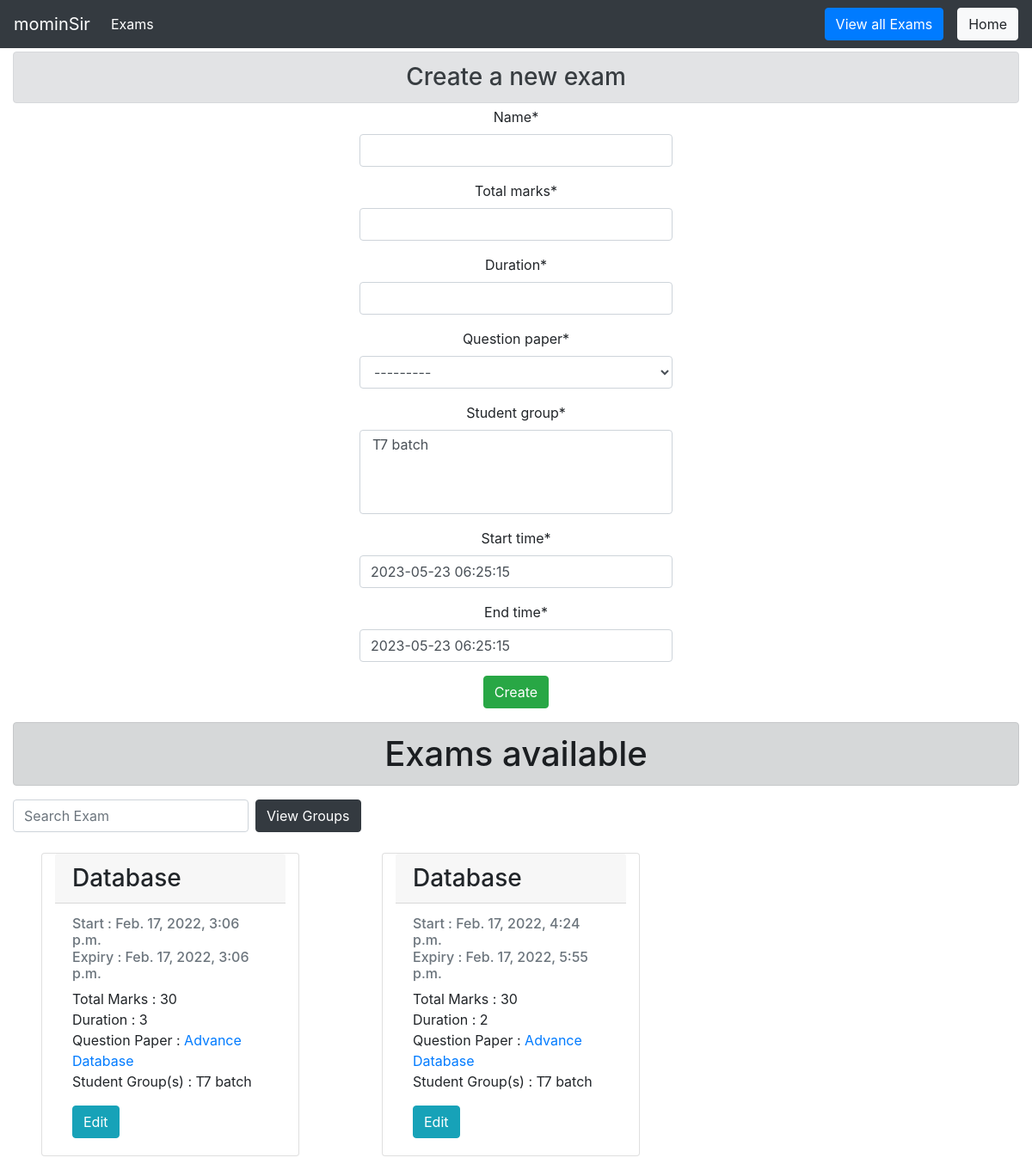
The app's page /prof/exams (signed in) with its own data.
### main/models/exam.py (models this page shows, shortened)
class Exam_Model(models.Model):
    professor = models.ForeignKey(User, limit_choices_to={'groups__name': "Professor"}, on_delete=models.CASCADE)
    name = models.CharField(max_length=50)
    total_marks = models.IntegerField()
    duration = models.IntegerField()
    question_paper = models.ForeignKey(Question_Paper, on_delete=models.CASCADE, related_name='exams')
    student_group = models.ManyToManyField(Special_Students, related_name='exams')
    start_time = models.DateTimeField(default=datetime.now())
    end_time = models.DateTimeField(default=datetime.now())

### main/models/question_paper.py (models this page shows)
class Question_Paper(models.Model):
    professor = models.ForeignKey(User, limit_choices_to={'groups__name': "Professor"}, on_delete=models.CASCADE)
    qPaperTitle = models.CharField(max_length=100)
    questions = models.ManyToManyField(Question_DB)
    def __str__(self):
        return f' Question Paper Title :- {self.qPaperTitle}\n'

### main/models/group.py (models this page shows)
class Special_Students(models.Model):
    professor = models.ForeignKey(User, limit_choices_to={'groups__name': "Professor"}, on_delete=models.CASCADE)
    category_name = models.CharField(max_length=10)
    students = models.ManyToManyField(User, limit_choices_to={'groups__name': "Student"}, related_name='student_groups')
    def __str__(self):
        return self.category_name

### prof/views/exam.py (the view, shortened to what this page needs)
def view_exams(request):
    prof = request.user
    new_Form = ExamForm()
    new_Form.fields["student_group"].queryset = Special_Students.objects.filter(
        professor=prof)
    new_Form.fields["question_paper"].queryset = Question_Paper.objects.filter(
        professor=prof)
    exams = Exam_Model.objects.filter(professor=prof)
    return render(request, 'prof/exam/view_exams.html', {
        'exams': exams, 'examform': new_Form, 'prof': prof,
    })

### main/models/exam.py
class ExamForm(ModelForm):
    class Meta:
        model = Exam_Model
        fields = '__all__'
        exclude = ['professor']

### prof/templates/prof/exam/view_exams.html (shortened to what this page needs)
{% extends 'prof/base/base.html' %}
{% load crispy_forms_tags %}
{% load static %}
{% block navbar_title %}{{ prof.username }}{% endblock navbar_title %}
{% block navitem_title %}Exams{% endblock navitem_title %}
{% block buttons %}
    <button type="button" class="btn btn-primary mx-3" id="updateButton"
    onclick="smoothScroll(document.getElementById('exams'))">View all Exams</button>
    <a class="btn btn-light " href="{% url 'prof:index' %}">Home</a>
{% endblock buttons %}
{% block body %}
    <div class="container-fluid">
        <h3 class="alert alert-secondary my-1" align="center">Create a new exam</h3>
        <div align='center'>
            <div class="container d-flex h-100 row justify-content-center col-20">
                <form align='center' method="POST">
                    {{ examform|crispy }}
                    <input class="btn btn-success" type="submit" value="Create">
                </form>
            </div>
        </div>
        <div id='exams'>
            <h1 class="alert alert-dark my-3" align="center">Exams available</h1>
            <form class="form-inline my-2">
                <input id="searchExam" class="form-control mr-sm-2" type="search" placeholder="Search Exam"
                    aria-label="Search">
                <a class="btn btn-dark" href="{% url 'prof:view_groups' %}" target="_blank">View
                    Groups</a>
            </form>
            <div class="row">
                {% for t in exams %}
                <div class="card my-3 mx-5 col-sm-3">
                    <h3 class="card-header">{{ t.name }}</h3>
                    <div class="card-body">
                        <h6 class="card-subtitle mb-2 text-muted">
                            Start : {{ t.start_time }}<br>
                            Expiry : {{ t.end_time }}
                        </h6>
                        <p class="card-text">
                            Total Marks : {{t.total_marks}}<br>
                            Duration : {{t.duration}}<br>
                            Question Paper : <a
                                href="{% url 'prof:view_specific_paper' t.question_paper.id %}">{{ t.question_paper.qPaperTitle }}</a><br>
                            Student Group(s) :
                            {% for group in t.student_group.all %}
                            {{ group.category_name }}
                            {% endfor %}
                        </p>
                        <a href="{% url 'prof:edit_exam' t.id %}" class="card-link btn btn-info">Edit</a>
                    </div>
                </div>
                {% empty %}
                <h3>No exams</h3>
                {% endfor %}
            </div>
        </div>
    </div>
{% endblock body %}

### prof/templates/prof/base/base.html (shortened to what this page needs)
<!DOCTYPE html>
<html lang="en">
<head>
    <link rel="stylesheet" href="https://maxcdn.bootstrapcdn.com/bootstrap/4.2.1/css/bootstrap.min.css">
    <link rel="stylesheet" href="https://stackpath.bootstrapcdn.com/font-awesome/4.7.0/css/font-awesome.min.css">
</head>
<body>
    <nav class="navbar navbar-expand-lg navbar-dark bg-dark">
        <a class="navbar-brand" href="#">{% block navbar_title %}{% endblock navbar_title %}</a>
        <div class="collapse navbar-collapse" id="navbarSupportedContent">
            <ul class="navbar-nav mr-auto">
                <li class="nav-item active">
                    <a class="nav-link" href="#">{% block navitem_title %}{% endblock navitem_title %}<span class="sr-only">(current)</span></a>
                </li>
            </ul>
            {% block buttons %}{% endblock buttons %}
        </div>
    </nav>
    {% block body %}
    {% endblock body %}
</body>
</html>

### records on screen
Exam_Model: name "Database", start_time "Feb. 17, 2022, 3:06 p.m.", end_time "Feb. 17, 2022, 3:06 p.m.", total_marks "30", duration "3", question_paper.qPaperTitle "Advance Database"
Special_Students: category_name "T7 batch"
Exam_Model: name "Database", start_time "Feb. 17, 2022, 4:24 p.m.", end_time "Feb. 17, 2022, 5:55 p.m.", total_marks "30", duration "2", question_paper.qPaperTitle "Advance Database"

### other values on screen
{{ prof.username }} "mominSir"
